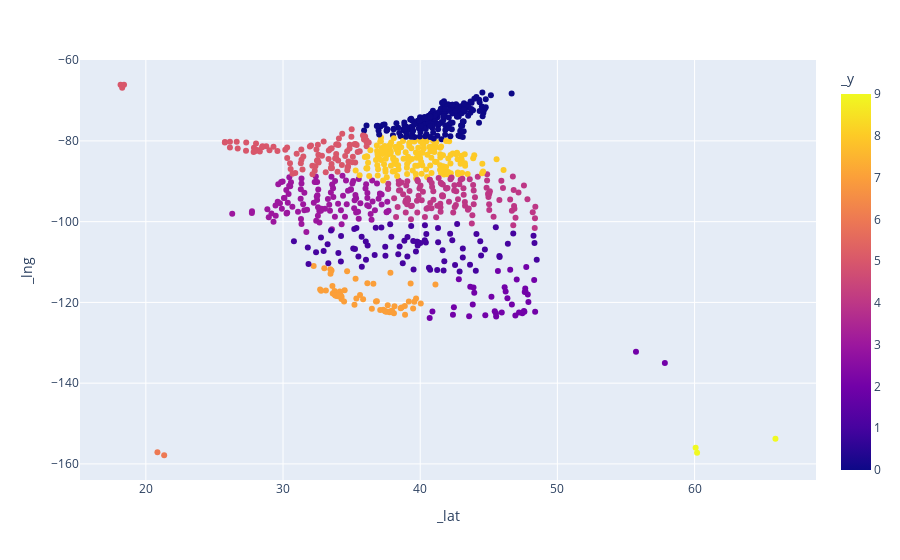

This figure's notebook cell:
### Code cell
from sklearn.cluster import KMeans

km = KMeans(
    n_clusters=10, init='k-means++',
    n_init=10, max_iter=300, 
)
y_km = km.fit_predict(df[['_lat','_lng']])
df['_y'] = y_km
df

px.scatter(df, x='_lat', y='_lng', color='_y')

### Figure 1 — Plotly figure (JSON) as saved in the notebook; plotly's stock layout.template omitted (floating-point values rounded to 4 significant figures; data arrays with more than 128 entries replaced by an {"elided": "..."} marker saying what was removed)
{"data": [{"hovertemplate": "_lat=%{x}<br>_lng=%{y}<br>_y=%{marker.color}<extra></extra>", "legendgroup": "", "marker": {"color": {"elided": "888 int values"}, "coloraxis": "coloraxis", "symbol": "circle"}, "mode": "markers", "name": "", "orientation": "v", "showlegend": false, "type": "scatter", "x": {"elided": "888 float values"}, "xaxis": "x", "y": {"elided": "888 float values"}, "yaxis": "y"}], "layout": {"coloraxis": {"colorbar": {"title": {"text": "_y"}}, "colorscale": [[0, "#0d0887"], [0.1111, "#46039f"], [0.2222, "#7201a8"], [0.3333, "#9c179e"], [0.4444, "#bd3786"], [0.5556, "#d8576b"], [0.6667, "#ed7953"], [0.7778, "#fb9f3a"], [0.8889, "#fdca26"], [1, "#f0f921"]]}, "legend": {"tracegroupgap": 0}, "margin": {"t": 60}, "xaxis": {"anchor": "y", "domain": [0, 1], "title": {"text": "_lat"}}, "yaxis": {"anchor": "x", "domain": [0, 1], "title": {"text": "_lng"}}}}
